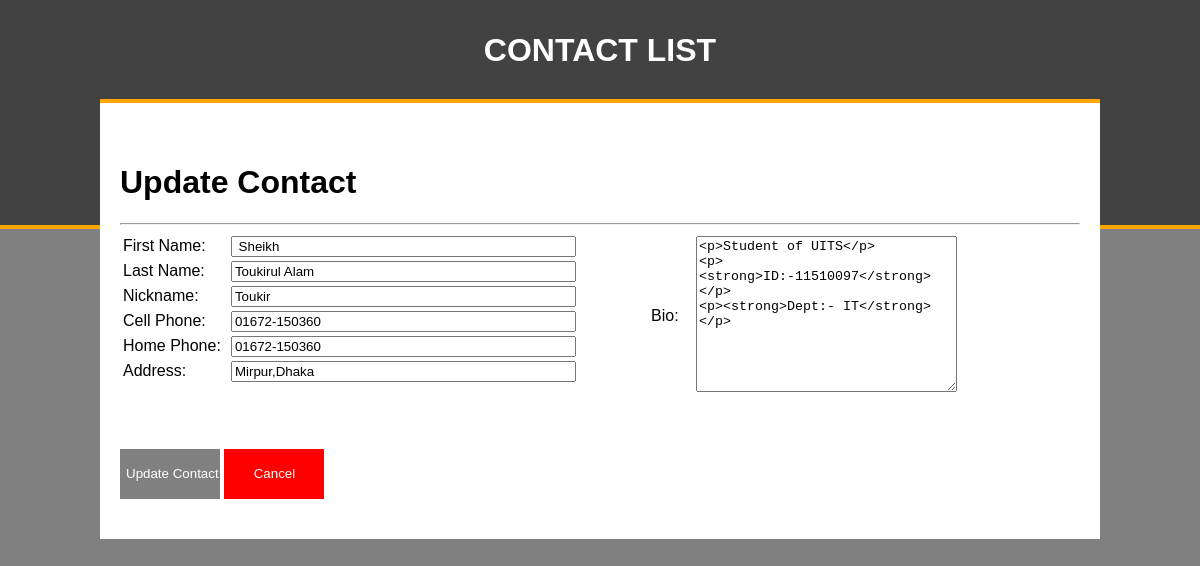
Page /phonebook_finish/update_contact.php?id=28 on the committed database.
### tables this page shows
CREATE TABLE IF NOT EXISTS `contacts` (
  `contact_id` int(11) NOT NULL AUTO_INCREMENT,
  `contact_fname` varchar(100) NOT NULL,
  `contact_lname` varchar(100) NOT NULL,
  `contact_nickname` varchar(100) NOT NULL,
  `contact_cphone` varchar(50) NOT NULL,
  `contact_hphone` varchar(50) NOT NULL,
  `contact_wphone` varchar(50) NOT NULL,
  `contact_address` varchar(100) NOT NULL,
  `contact_city` varchar(50) NOT NULL,
  `contact_state` varchar(50) NOT NULL,
  `contact_zipcode` varchar(50) NOT NULL,
  `contact_profile` varchar(255) NOT NULL,
  `contact_notes` longblob NOT NULL,
  `contact_status` enum('0','1') NOT NULL DEFAULT '1',
  PRIMARY KEY (`contact_id`)
);

### phonebook_finish/update_contact.php (the view, shortened to what this page needs)
<?php
	require_once"connection.php";
	if (isset($_GET['id'])) {
		$id = $_GET['id'];
		$get_contact = "select * from contacts where contact_id = '$id'";
		$sql_get_contact = $conn->query($get_contact);
		$row = mysqli_fetch_array($sql_get_contact);
	}
 ?>
<!DOCTYPE html>
<html>
<head>
	<?php include"includes/head.inc"; ?>
</head>
<body>
	<div class="wrapper">
		<div class="header">
			<div class="headerContent"><h1>CONTACT LIST</h1></div>
		</div>
		<div class="content">
		<div><h1>Update Contact</h1></div>
			<hr>
			<div class="contact">
				<div class="contact_insert">
					<form action="update_contact.php?id=<?php echo $row["contact_id"]; ?>" method="post" enctype="multipart/form-data">
						<table style="float:left" width="50%">
							<tr>
								<td>First Name:</td>
								<td><input type="text" name="fname" value="<?php echo $row['contact_fname'] ?>"  size="40%"></td>
							</tr>
							<tr>
								<td>Last Name:</td>
								<td><input type="text" name="lname" value="<?php echo $row['contact_lname'] ?>" size="40%"></td>
							</tr>
							<tr>
								<td>Nickname:</td>
								<td><input type="text" name="nickname" value="<?php echo $row['contact_nickname'] ?>" size="40%"></td>
							</tr>
							<tr>
								<td>Cell Phone:</td>
								<td><input type="text" name="cphone" value="<?php echo $row['contact_cphone'] ?>" size="40%"></td>
							</tr>
							<tr>
								<td>Home Phone:</td>
								<td><input type="text" name="hphone" value="<?php echo $row['contact_hphone'] ?>" size="40%"></td>
							</tr>
							<tr>
								<td>Address:</td>
								<td><input type="text" name="address" value="<?php echo $row['contact_address'] ?>" size="40%"></td>
							</tr>
						</table>
						<table style="float:right" width="45%">
							<tr>
								<td>Bio:</td>
								<td><textarea name="bio" id="bio" cols="30" rows="10"><?php echo $row['contact_notes'] ?></textarea></td>
							</tr>
						</table>
						<input class="insert_contact_button" type="submit" name="submit" value="Update Contact">
						<a href="index.php"><input class="cancel_contact_button" type="button" value="Cancel"></a>
					</form>
				</div>
			</div>
		</div>
</body>
</html>

### phonebook_finish/css/styles.css (style rules this page uses)
body { font-family:helvetica, arial, sans-serif; padding:0; margin:0; background-color:grey; }
.header { width:100%; border-bottom:4px solid orange; height: 225px; background-color:#424242; }
.header .headerContent { width:80%; margin:0 auto; line-height:100px; }
.header .headerContent h1 { margin:0; text-align: center; color:#ffffff; font-weight: bold; }
.wrapper { width:100%; }
.content { width:80%; margin:-130px auto 0 auto; background-color:#ffffff; border-top:4px solid orange; padding:40px 20px; }
.contact { width:100%; }
.insert_contact_button { width: 100px; height: 50px; background-color:grey; color:#ffffff; border:none; margin-top:50px; }
.cancel_contact_button { width: 100px; height: 50px; background-color:red; color:#ffffff; border:none; margin-top:50px; }

### rows in the picture
contacts: fname "Sheikh", lname "Toukirul Alam", nickname "Toukir", cphone "01672-150360", hphone "01672-150360", address "Mirpur,Dhaka", bio "<p>Student of UITS</p> <p><strong>ID:-11510097</strong></p> <p><strong>Dept:- IT</strong></p>"
